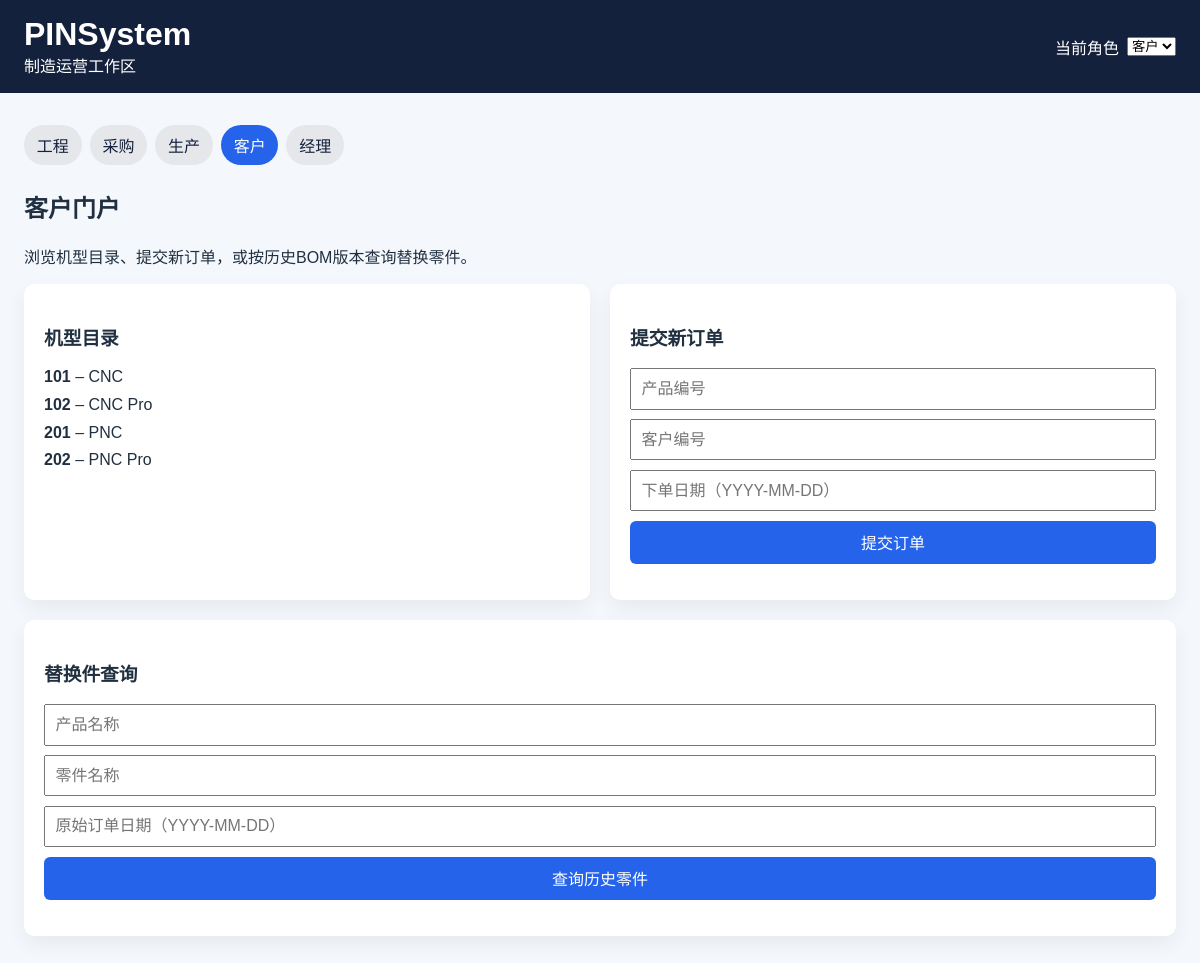
Page /?role=Client on the committed database.
### tables this page shows
CREATE TABLE product (
            product_id INTEGER PRIMARY KEY,
            name TEXT NOT NULL
        );

### app/main.py (the view)
@app.get("/")
def index(request: Request):
    role = get_role(request)
    connection = get_db()
    try:
        if role == "Engineer":
            context = build_engineer_context(connection)
            return templates.TemplateResponse(
                "engineer.html",
                {"request": request, "role": role, "roles": ROLES, **context},
            )
        if role == "Purchaser":
            selected_product_id = request.query_params.get("product_id")
            selected_product_id = int(selected_product_id) if selected_product_id else None
            context = build_purchaser_context(connection, selected_product_id=selected_product_id)
            return templates.TemplateResponse(
                "purchaser.html",
                {"request": request, "role": role, "roles": ROLES, **context},
            )
        if role == "Production":
            selected_product_id = request.query_params.get("product_id")
            selected_product_id = int(selected_product_id) if selected_product_id else None
            orders = connection.execute(
                "SELECT co.product_id, co.customer_id, co.order_date, p.name AS product_name FROM current_order co JOIN product p ON p.product_id = co.product_id ORDER BY co.order_date DESC"
            ).fetchall()
            selected_order = None
            component_groups = []
            if selected_product_id is not None:
                selected_order = connection.execute(
                    "SELECT co.product_id, p.name AS product_name, co.customer_id, co.order_date FROM current_order co JOIN product p ON p.product_id = co.product_id WHERE co.product_id = ?",
                    (selected_product_id,),
                ).fetchone()
                if selected_order is not None:
                    order_date = selected_order["order_date"]
                    grouped_rows = connection.execute(
                        "SELECT pp.component, pp.quantity, pp.part_id, p.name AS part_name, p.stock FROM product_part pp JOIN part p ON p.part_id = pp.part_id WHERE pp.product_id = ? AND ? BETWEEN pp.effective_from AND pp.effective_to ORDER BY pp.component, pp.part_id",
                        (selected_product_id, order_date),
                    ).fetchall()
                    grouped = {}
                    for row in grouped_rows:
                        grouped.setdefault(row["component"], []).append({
                            "part_id": row["part_id"],
                            "part_name": row["part_name"],
                            "quantity": row["quantity"],
                            "stock": row["stock"],
                        })
                    component_groups = [{"component": key, "items": value} for key, value in grouped.items()]
            return templates.TemplateResponse(
                "production.html",
                {
                    "request": request,
                    "role": role,
                    "roles": ROLES,
                    "orders": orders,
                    "selected_order": selected_order,
                    "component_groups": component_groups,
                },
            )
        if role == "Client":
            products = connection.execute("SELECT * FROM product ORDER BY product_id").fetchall()
            return templates.TemplateResponse(
                "client.html",
                {"request": request, "role": role, "roles": ROLES, "products": products},
            )
        if role == "Manager":
            progress_entries = connection.execute(
                "SELECT * FROM production_progress ORDER BY created_at DESC"
            ).fetchall()
            low_stock_parts = connection.execute(
                "SELECT * FROM part WHERE stock <= 10 ORDER BY stock ASC"
            ).fetchall()
            return templates.TemplateResponse(
                "manager.html",
                {
                    "request": request,
                    "role": role,
                    "roles": ROLES,
                    "progress_entries": progress_entries,
                    "low_stock_parts": low_stock_parts,
                },
            )
        counts = get_counts(connection)
        return templates.TemplateResponse(
            "index.html",
            {"request": request, "role": role, "roles": ROLES, "counts": counts},
        )
    finally:
        connection.close()

### app/templates/client.html (shortened to what this page needs)
{% extends "base.html" %}
{% block content %}
<section class="hero">
  <h2>客户门户</h2>
  <p>浏览机型目录、提交新订单，或按历史BOM版本查询替换零件。</p>
</section>
<section class="grid two-col">
  <div class="panel">
    <h3>机型目录</h3>
    <ul class="order-list">
      {% for product in products %}
      <li><strong>{{ product.product_id }}</strong> – {{ product.name }}</li>
      {% endfor %}
    </ul>
  </div>
  <div class="panel">
    <h3>提交新订单</h3>
    <form method="post" action="/client/order" class="stacked-form">
      <input type="number" name="product_id" placeholder="产品编号" required />
      <input type="number" name="customer_id" placeholder="客户编号" required />
      <input type="text" name="order_date" placeholder="下单日期（YYYY-MM-DD）" required />
      <button type="submit">提交订单</button>
    </form>
  </div>
</section>
<section class="panel">
  <h3>替换件查询</h3>
  <form method="post" action="/client/replacement" class="stacked-form">
    <input type="text" name="product_name" placeholder="产品名称" required />
    <input type="text" name="part_name" placeholder="零件名称" required />
    <input type="text" name="order_date" placeholder="原始订单日期（YYYY-MM-DD）" required />
    <button type="submit">查询历史零件</button>
  </form>
</section>
{% endblock %}

### app/static/styles.css (style rules this page uses)
body { font-family: Arial, sans-serif; margin: 0; background: #f4f7fb; color: #213041; }
.hero { margin-bottom: 1rem; }
.cards article, .panel, .sourcing-card { background: white; border-radius: 10px; padding: 1.25rem; box-shadow: 0 8px 20px rgba(0, 0, 0, 0.06); }
.grid { display: grid; gap: 1.25rem; }
.two-col { grid-template-columns: repeat(auto-fit, minmax(320px, 1fr)); margin-bottom: 1.25rem; }
.stacked-form { display: flex; flex-direction: column; gap: 0.6rem; margin-bottom: 1rem; }
.stacked-form input, .stacked-form select, .stacked-form textarea, .stacked-form button { padding: 0.6rem; font-size: 1rem; }
button { background: #2563eb; color: white; border: none; border-radius: 6px; cursor: pointer; }
.order-list { list-style: none; padding: 0; display: flex; flex-direction: column; gap: 0.6rem; }

### rows in the picture
product: product_id "101", name "CNC"
product: product_id "102", name "CNC Pro"
product: product_id "201", name "PNC"
product: product_id "202", name "PNC Pro"

### other values in the picture
{{ role_map[role_option] }} "工程" "采购" "生产" "客户" "经理"
form field role "客户"
